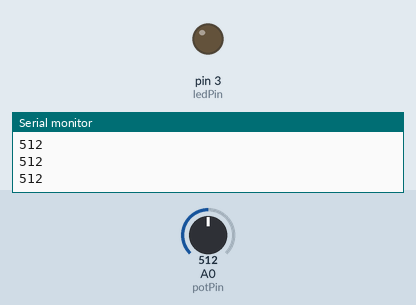
A sketch run on a simulated Arduino Uno, built with avr-gcc and run on an emulated ATmega328P. On the bench: output pins drawn as LEDs (lit = HIGH), the last lines printed to the serial monitor. Dashed ring = blinking. The test bench sets the inputs (shaded band); at power-on: A0 (potPin) = 512.

Above: at 1.2 s.
1.3 s: A0 (potPin) set to 900
At 1.9 s:
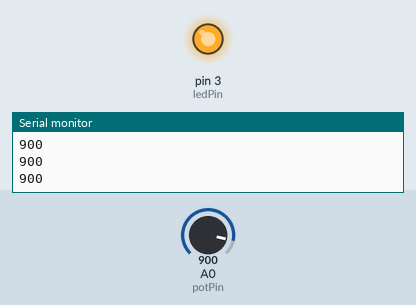
3.1 s: A0 (potPin) set to 306
At 3.83 s:
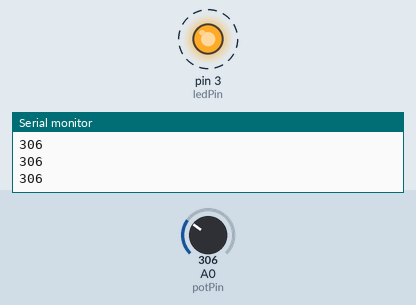
Timing chart, 0 to 12.1 s (numbered marks = the images above; inputs shaded):
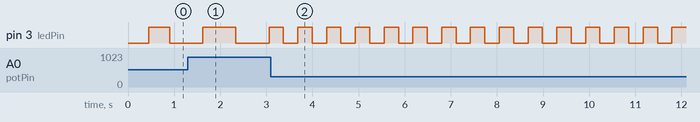

Measured:
- after the input at 3.1 s, pin 3 (ledPin): alternates HIGH for 0.31 s and LOW for 0.31 s, starting after 0.27 s

The sketch:

push_button_LED.ino
```cpp
const int ledPin = 3;
const int buttonPin = 8;
const int potPin = 0;

int blinkRate = 500;
long lastChange = 0;
boolean ledState = false;
int potVal = 0;

void setup() {
  pinMode(ledPin, OUTPUT);
  Serial.begin(9600);
}

void loop() {
  potVal = analogRead(potPin);
  Serial.println(potVal);
  blinkRate = map(potVal, 0, 1023, 100, 800);

  if (millis() - lastChange >= blinkRate) {
    ledState = !ledState;
    digitalWrite(ledPin, ledState);
    lastChange = millis();
  }
}
```
